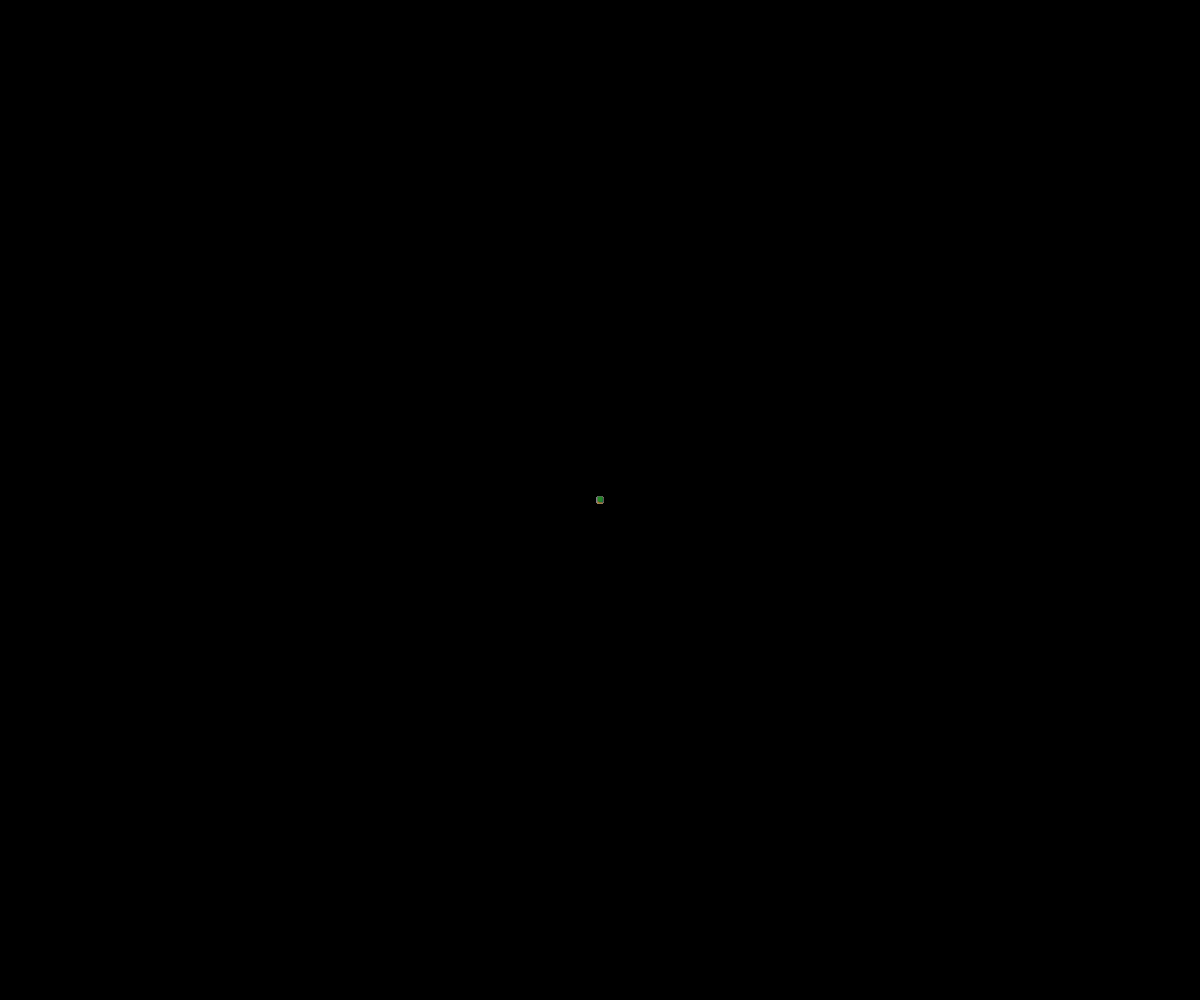
Frame 1 (no input)
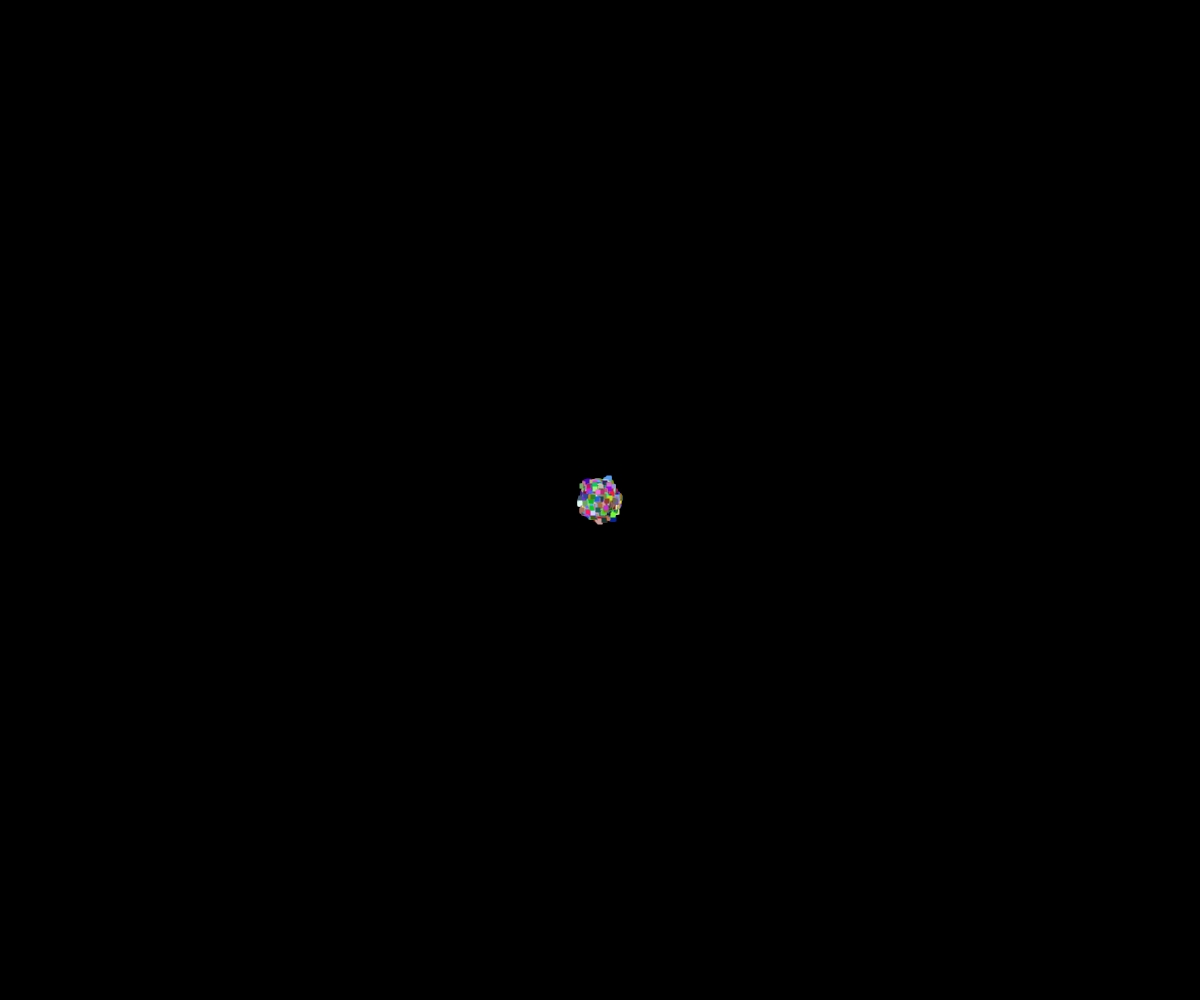
Frame 60 (no input)
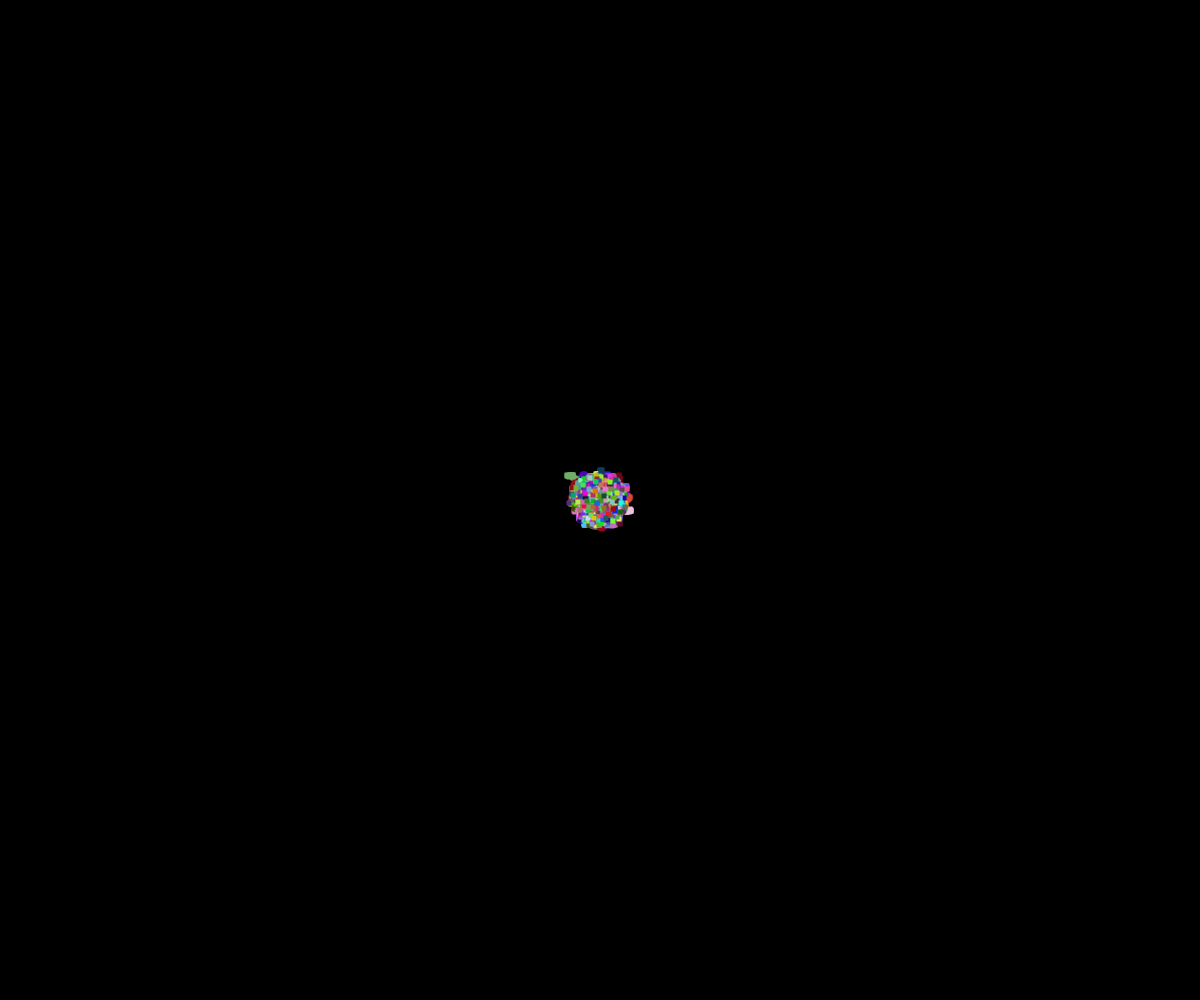
Frame 120 (the mouse pressed at the canvas centre since frame 60)

The p5.js sketch that drew these frames (run headless with seeded random() and noise() and a simulated clock; from frame 60 on, the mouse is pressed at the canvas centre):

// p5.js sketch
// ── sketch.js
// Classes and Objects
// Treydon Olfert
// April 8, 2024
// A first look at making our own classes

let walkers = []; //objects cant be created before setup()
const NUM_WALKERS = 10000;

function setup() {
  createCanvas(windowWidth, windowHeight);
  for(let i = 0; i < NUM_WALKERS; i++) {
    let c = color(random(255),random(255),random(255))
    walkers.push(new Walker(width/2,height/2,c));
  }
  noStroke();
  background(0);
}

function draw() {
  for(let w of walkers) {
    w.move();
    w.display();
  }
}

class Walker {

  // Constructor
  constructor(x,y,c) {
    this.x = x; this.y = y; this.c = c;
    this.speed = 1;
    this.size = 5;
  }

  //Class Methods
  display() {
    rectMode(CENTER);
    fill(this.c);
    square(this.x,this.y,this.size);
  }

  move() {
    //equally likely chance of up, down, left, right
    let choice = Math.floor(random(4));
    if(choice === 0) this.x -= this.speed;
    else if (choice === 1) this.x += this.speed;
    else if (choice === 2) this.y -= this.speed;
    else if (choice === 3) this.y += this.speed;
  }
}
